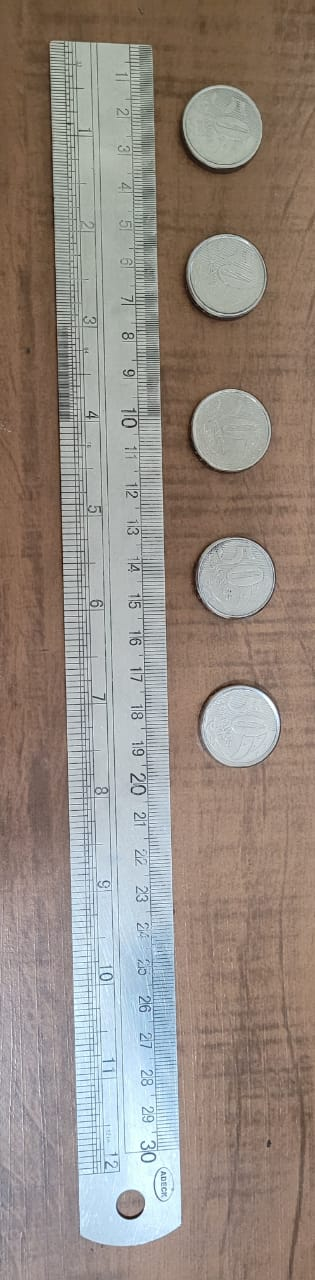
#> input picture Figura 1.jpeg, 315 x 1280 px, given in place of messi.jpg, which was not available
$ jupyter execute --allow-errors PDI_Trabalho_1_BrunoLaGatta_JuanHelpes.ipynb   (older library calls are emulated)   (text cells are left out)
#> lines starting #> are read from the running program, lines starting #| are printed output that depends on the picture; pictures that were not available may be replaced by others from this repository, and a replacement may not be noted
#> further down, obj_img is the input picture: shape (1280, 315, 3); mean R, G, B 149.4, 138.7, 130.3
[cell 1]
# insira seu código aqui
import numpy as np
import cv2
from matplotlib import pyplot as plt

[cell 2]
from google.colab import drive
drive.mount('/content/drive')

[cell 3]
#Insira seu código abaixo!

#função que corta a imagem
def crop (img,x,y,altura,largura):
#> called with x = 336, y = 287, altura = 163, largura = 52
  imgCorte = img[y:y+altura, x:x+largura]
#> imgCorte = empty array
  return imgCorte

#função que cola duas imagens
def paste (src, dst, x , y):
#> called with src = array of shape (163, 0, 3), x = 220, y = 75
  imgCola = np.copy(dst)
  alt, larg, c = src.shape
#> alt = 163; larg = 0; c = 3
  a = -1
  b = -1
  for i in range(y, y+alt):
    a +=1
    for j in range(x, x+larg):
      b+=1
      imgCola[i,j] = src[a,b]
    b=-1
#> after the loop, a = 162
  return imgCola

obj_img = plt.imread("/content/drive/MyDrive/Images/messi.jpg")
plt.imshow(paste(crop(obj_img, 336,287,163,52), obj_img,220,75))

[cell 4]
#Insira seu código abaixo!

#carregando a imagem e obtendo suas dimensoes
obj_img = plt.imread("/content/drive/MyDrive/Images/araras_azuis.jpg")
alt, larg, canais = obj_img.shape
#> alt = 1280; larg = 315; canais = 3

#criando imagens de base para cada cor
img_red = np.ones((alt, larg, canais), dtype = "uint8")
img_green = np.ones((alt, larg, canais), dtype = "uint8")
img_blue = np.ones((alt, larg, canais), dtype = "uint8")

#calculando total de pixels e variaveis acumuladoras das tonalidades
total_pixel = alt * larg
#> total_pixel = 403200
soma_blue = 0
soma_red = 0
soma_green = 0

#pegando cada cor e armazenando em sua imagem pixel a pixel
for i in range(0, alt):
  for j in range(0, larg):
    img_red[i,j,0] = obj_img[i,j, 0]
    img_green[i,j,1] = obj_img[i,j, 1]
    img_blue[i,j,2] = obj_img[i,j, 2]
    #armazenando as tonalidades
    soma_blue += img_blue[i, j, 2]
    soma_red += img_red[i, j, 0]
    soma_green += img_green[i, j, 1]
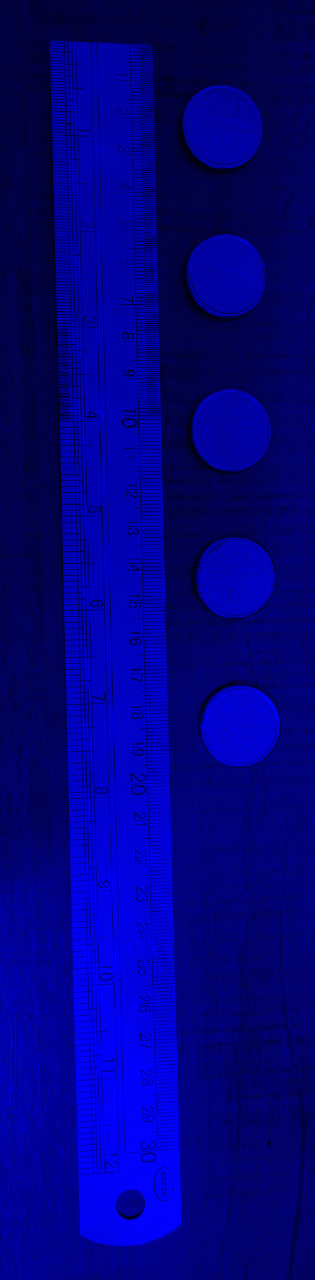
#> img_blue: shape (1280, 315, 3); mean R, G, B 1, 1, 130.3
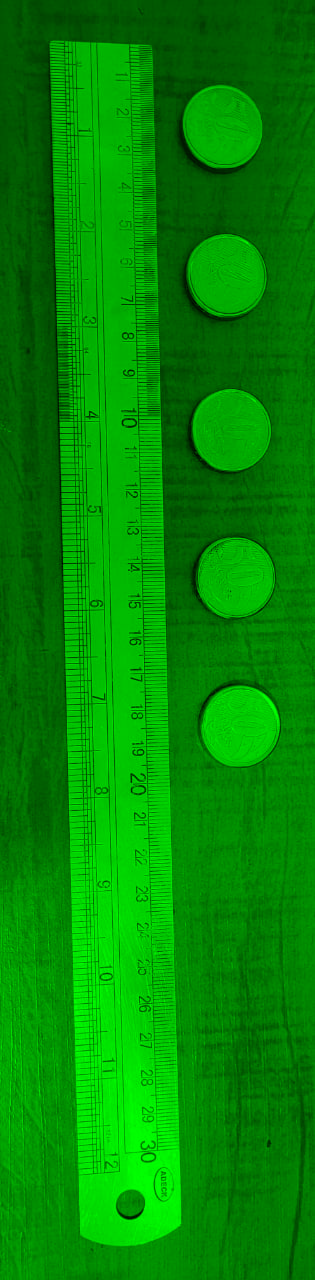
#> img_green: shape (1280, 315, 3); mean R, G, B 1, 138.7, 1
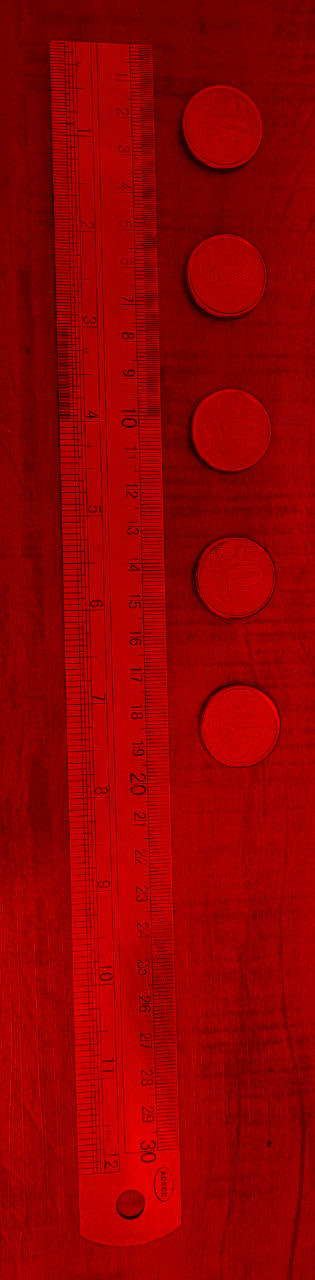
#> img_red: shape (1280, 315, 3); mean R, G, B 149.4, 1, 1
#> after the loop, soma_blue = 52542672; soma_green = 55908092; soma_red = 60254311

#obtendo a media
soma_blue = soma_blue/total_pixel
#> soma_blue = 130.3
soma_red = soma_red/total_pixel
#> soma_red = 149.4
soma_green = soma_green/total_pixel
#> soma_green = 138.7

#informando qual a cor mais expressiva na imagem
if (soma_blue > soma_green and soma_blue > soma_red):
  print("A imagem é mais azul")
elif (soma_green > soma_blue and soma_green > soma_red):
  print("A imagem é mais verde")
else:
  print("A imagem é mais vermelha")

#> (a cell that did not finish here is left out)

[cell 6]
#Insira seu código abaixo

#carregando a imagem preto e branco e exibindo seu histograma com plt.hist
img  = cv2.imread("/content/drive/MyDrive/Images/gato.png")
#> (the rest of this cell did not finish here and is left out)

[cell 7]
#Insira seu código abaixo

#imagem que cola a marca d'agua sobre um fundo, com a posicao a ser inserida
def addBlendingEffect(fundo, marca, weight, translationForegroundW, translationForegroundH):

    #obtendo o tamanho da marca e separando um pedaco do fundo onde ela sera colocada
    marcaH, marcaF, _ = marca.shape
    crop = fundo[translationForegroundW : marcaH + translationForegroundW, translationForegroundH : marcaF + translationForegroundH]

    #obtendo a mascara da marca d'agua
    marcaCinza = cv2.cvtColor(marca, cv2.COLOR_BGR2GRAY)
    _, mask = cv2.threshold(marcaCinza, 100, 255, cv2.THRESH_BINARY)

    copyImg = crop.copy()
    altura, largura, = mask.shape

    #colocando pixel a pixel a marca no pedaco de fundo selecionado
    for y in range(0, altura):
        for x in range(0, largura):
            if mask.item(y, x) == 255:
                blendingPixelBlue = crop.item(y, x, 0) * (1.0 - weight) + marca.item(y, x, 0) * weight
                blendingPixelGreen = crop.item(y, x, 1) * (1.0 - weight) + marca.item(y, x, 1) * weight
                blendingPixelRed = crop.item(y, x, 2) * (1.0 - weight) + marca.item(y, x, 2) * weight
                copyImg.itemset((y, x, 0), blendingPixelBlue)
                copyImg.itemset((y, x, 1), blendingPixelGreen)
                copyImg.itemset((y, x, 2), blendingPixelRed)

    #inserindo a marca aplicada a imagem final e a retornando
    imgFinal = fundo.copy()
    imgFinal[translationForegroundW : marcaH + translationForegroundW, translationForegroundH : marcaF + translationForegroundH] = copyImg

    return imgFinal

#carregando a imagem de fundo e a marca. Chamando a funcao em seguida, com a opacidade da marca e onde sera posicionada
fundo = cv2.imread("/content/drive/MyDrive/Images/ceu.jpg")
marca = cv2.imread("/content/drive/MyDrive/Images/marca.png")

#> (the rest of this cell did not finish here and is left out)

[cell 8]
#Insira seu código abaixo

#carregando a imagem, convertendo para cinza, equalizando o histograma e convertendo de volta para rgb
src = cv2.imread("/content/drive/MyDrive/Images/Q6.png")
#> (the rest of this cell did not finish here and is left out)

[cell 9]
#Insira seu código abaixo

#leitura das imagens
img_S1 = cv2.imread("/content/drive/MyDrive/Images/Questao 7/S1.jpg")
img_S2 = cv2.imread("/content/drive/MyDrive/Images/Questao 7/S2.jpg")
img_D1 = cv2.imread("/content/drive/MyDrive/Images/Questao 7/D1.jpg")
img_D2 = cv2.imread("/content/drive/MyDrive/Images/Questao 7/D2.png")
img_D3 = cv2.imread("/content/drive/MyDrive/Images/Questao 7/D3.png")

#convertendo para HSV
#> (the rest of this cell did not finish here and is left out)

[cell 10]
#Insira seu código abaixo

#carrega o video
cap = cv2.VideoCapture('VideoQ8L.mp4')

for i in range(1, int(cap.get(cv2.CAP_PROP_FRAME_COUNT))):
    _, frame = cap.read()

    hsvFrame = cv2.cvtColor(frame, cv2.COLOR_BGR2HSV)
    #definindo o intervalo de cor que sera detectada (no caso a cor laranja)
    lowerOrange = np.array([10, 127, 0])
    upperOrange = np.array([30, 255, 255])

    mask = cv2.inRange(hsvFrame, lowerOrange, upperOrange)

    contours, hierarchy = cv2.findContours(mask, cv2.RETR_TREE, cv2.CHAIN_APPROX_SIMPLE)

    if(contours):
        i=0

        maxArea = cv2.contourArea(contours[0])
        idContourMaxArea = 0
        for cnt in contours:
            if maxArea < cv2.contourArea(cnt):
                maxArea = cv2.contourArea(cnt)
                idContourMaxArea = i
            i +=1

        x, y, w, h = cv2.boundingRect(contours[idContourMaxArea])

        if(maxArea > 100.0):
            cv2.rectangle(frame, (x,y), (x+w, y+h), (0,0,255), 3)

        cv2.imshow('frame', frame)

    if cv2.waitKey(25) & 0xFF == ord('q'):
        break

cap.release()
cv2.destroyAllWindows()
